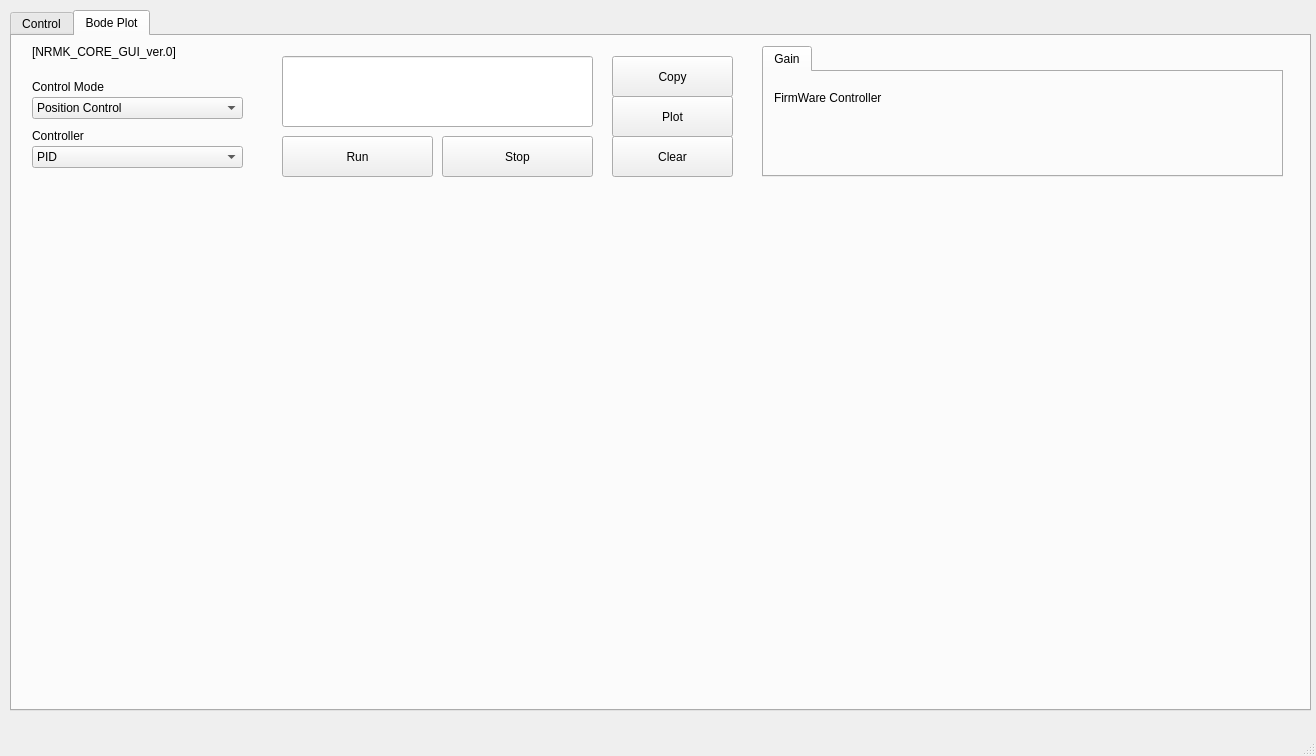
<?xml version="1.0" encoding="UTF-8"?>
<ui version="4.0">
 <class>plotNetworkData</class>
 <widget class="QMainWindow" name="plotNetworkData">
  <property name="geometry">
   <rect>
    <x>0</x>
    <y>0</y>
    <width>1316</width>
    <height>756</height>
   </rect>
  </property>
  <property name="windowTitle">
   <string>Plot Network Data</string>
  </property>
  <widget class="QWidget" name="centralwidget">
   <widget class="QTabWidget" name="tabWidget">
    <property name="geometry">
     <rect>
      <x>10</x>
      <y>10</y>
      <width>1301</width>
      <height>701</height>
     </rect>
    </property>
    <property name="currentIndex">
     <number>1</number>
    </property>
    <widget class="QWidget" name="Control_tab">
     <attribute name="title">
      <string>Control</string>
     </attribute>
     <widget class="QComboBox" name="lineStyleComboBox">
      <property name="geometry">
       <rect>
        <x>20</x>
        <y>161</y>
        <width>211</width>
        <height>21</height>
       </rect>
      </property>
      <property name="font">
       <font>
        <pointsize>9</pointsize>
       </font>
      </property>
      <item>
       <property name="text">
        <string>Pos_data Plot [deg]</string>
       </property>
      </item>
      <item>
       <property name="text">
        <string>Vel_data Plot [deg/s]</string>
       </property>
      </item>
      <item>
       <property name="text">
        <string>Tor_data Plot [Nm]</string>
       </property>
      </item>
     </widget>
     <widget class="QLabel" name="CrtlMode">
      <property name="geometry">
       <rect>
        <x>20</x>
        <y>40</y>
        <width>91</width>
        <height>21</height>
       </rect>
      </property>
      <property name="font">
       <font>
        <pointsize>9</pointsize>
       </font>
      </property>
      <property name="text">
       <string>Control Mode</string>
      </property>
     </widget>
     <widget class="QCustomPlot" name="customPlot" native="true">
      <property name="geometry">
       <rect>
        <x>0</x>
        <y>220</y>
        <width>1291</width>
        <height>451</height>
       </rect>
      </property>
     </widget>
     <widget class="QLabel" name="PlotType">
      <property name="geometry">
       <rect>
        <x>20</x>
        <y>140</y>
        <width>81</width>
        <height>21</height>
       </rect>
      </property>
      <property name="font">
       <font>
        <pointsize>9</pointsize>
       </font>
      </property>
      <property name="text">
       <string>Plot Type</string>
      </property>
     </widget>
     <widget class="QComboBox" name="plotTypeComboBox">
      <property name="geometry">
       <rect>
        <x>20</x>
        <y>61</y>
        <width>211</width>
        <height>22</height>
       </rect>
      </property>
      <property name="font">
       <font>
        <pointsize>9</pointsize>
       </font>
      </property>
      <property name="currentText">
       <string>Position Control</string>
      </property>
      <item>
       <property name="text">
        <string>Position Control</string>
       </property>
      </item>
      <item>
       <property name="text">
        <string>Velocity Control</string>
       </property>
      </item>
      <item>
       <property name="text">
        <string>Torque Control</string>
       </property>
      </item>
     </widget>
     <widget class="QPushButton" name="clearButton">
      <property name="geometry">
       <rect>
        <x>600</x>
        <y>120</y>
        <width>101</width>
        <height>61</height>
       </rect>
      </property>
      <property name="font">
       <font>
        <pointsize>9</pointsize>
       </font>
      </property>
      <property name="text">
       <string>Clear</string>
      </property>
     </widget>
     <widget class="QComboBox" name="ControllerComboBox">
      <property name="geometry">
       <rect>
        <x>20</x>
        <y>111</y>
        <width>211</width>
        <height>22</height>
       </rect>
      </property>
      <property name="font">
       <font>
        <pointsize>9</pointsize>
       </font>
      </property>
      <property name="currentText">
       <string>PID</string>
      </property>
      <item>
       <property name="text">
        <string>PID</string>
       </property>
      </item>
     </widget>
     <widget class="QLabel" name="Controller">
      <property name="geometry">
       <rect>
        <x>20</x>
        <y>90</y>
        <width>91</width>
        <height>21</height>
       </rect>
      </property>
      <property name="font">
       <font>
        <pointsize>9</pointsize>
       </font>
      </property>
      <property name="text">
       <string>Controller</string>
      </property>
     </widget>
     <widget class="QLabel" name="TargetValue">
      <property name="geometry">
       <rect>
        <x>270</x>
        <y>50</y>
        <width>91</width>
        <height>21</height>
       </rect>
      </property>
      <property name="font">
       <font>
        <pointsize>10</pointsize>
       </font>
      </property>
      <property name="text">
       <string>Target value:</string>
      </property>
     </widget>
     <widget class="QPushButton" name="runButton">
      <property name="geometry">
       <rect>
        <x>270</x>
        <y>140</y>
        <width>151</width>
        <height>41</height>
       </rect>
      </property>
      <property name="font">
       <font>
        <pointsize>9</pointsize>
       </font>
      </property>
      <property name="text">
       <string>Run</string>
      </property>
     </widget>
     <widget class="QPushButton" name="stopButton">
      <property name="geometry">
       <rect>
        <x>430</x>
        <y>140</y>
        <width>151</width>
        <height>41</height>
       </rect>
      </property>
      <property name="font">
       <font>
        <pointsize>9</pointsize>
       </font>
      </property>
      <property name="text">
       <string>Stop</string>
      </property>
     </widget>
     <widget class="QLabel" name="ActualValue">
      <property name="geometry">
       <rect>
        <x>270</x>
        <y>100</y>
        <width>91</width>
        <height>21</height>
       </rect>
      </property>
      <property name="font">
       <font>
        <pointsize>10</pointsize>
       </font>
      </property>
      <property name="text">
       <string>Actual value:</string>
      </property>
     </widget>
     <widget class="QLineEdit" name="Act_value">
      <property name="enabled">
       <bool>false</bool>
      </property>
      <property name="geometry">
       <rect>
        <x>370</x>
        <y>99</y>
        <width>211</width>
        <height>31</height>
       </rect>
      </property>
      <property name="font">
       <font>
        <pointsize>9</pointsize>
       </font>
      </property>
      <property name="inputMask">
       <string>000.000.000.000</string>
      </property>
      <property name="text">
       <string>...</string>
      </property>
     </widget>
     <widget class="QLineEdit" name="Tar_value">
      <property name="geometry">
       <rect>
        <x>370</x>
        <y>49</y>
        <width>211</width>
        <height>31</height>
       </rect>
      </property>
      <property name="text">
       <string/>
      </property>
     </widget>
     <widget class="QPushButton" name="setButton">
      <property name="geometry">
       <rect>
        <x>600</x>
        <y>50</y>
        <width>101</width>
        <height>61</height>
       </rect>
      </property>
      <property name="font">
       <font>
        <pointsize>9</pointsize>
       </font>
      </property>
      <property name="text">
       <string>Set</string>
      </property>
     </widget>
     <widget class="QTabWidget" name="tabWidget_2">
      <property name="geometry">
       <rect>
        <x>750</x>
        <y>10</y>
        <width>521</width>
        <height>191</height>
       </rect>
      </property>
      <property name="currentIndex">
       <number>0</number>
      </property>
      <widget class="QWidget" name="TCPIP">
       <attribute name="title">
        <string>TCP/IP</string>
       </attribute>
       <widget class="QGroupBox" name="groupBox_3">
        <property name="geometry">
         <rect>
          <x>10</x>
          <y>-10</y>
          <width>501</width>
          <height>161</height>
         </rect>
        </property>
        <property name="title">
         <string/>
        </property>
        <widget class="QLabel" name="IPaddress">
         <property name="geometry">
          <rect>
           <x>20</x>
           <y>50</y>
           <width>81</width>
           <height>16</height>
          </rect>
         </property>
         <property name="font">
          <font>
           <pointsize>10</pointsize>
          </font>
         </property>
         <property name="text">
          <string>IP Address:</string>
         </property>
        </widget>
        <widget class="QLabel" name="Port">
         <property name="geometry">
          <rect>
           <x>20</x>
           <y>100</y>
           <width>51</width>
           <height>16</height>
          </rect>
         </property>
         <property name="font">
          <font>
           <pointsize>10</pointsize>
          </font>
         </property>
         <property name="text">
          <string>Port:</string>
         </property>
        </widget>
        <widget class="QLineEdit" name="PortLabel">
         <property name="geometry">
          <rect>
           <x>100</x>
           <y>100</y>
           <width>201</width>
           <height>31</height>
          </rect>
         </property>
         <property name="text">
          <string/>
         </property>
        </widget>
        <widget class="QLineEdit" name="IPAddLabel">
         <property name="geometry">
          <rect>
           <x>100</x>
           <y>50</y>
           <width>201</width>
           <height>31</height>
          </rect>
         </property>
         <property name="text">
          <string/>
         </property>
        </widget>
        <widget class="QPushButton" name="saveButton">
         <property name="geometry">
          <rect>
           <x>370</x>
           <y>100</y>
           <width>111</width>
           <height>31</height>
          </rect>
         </property>
         <property name="font">
          <font>
           <pointsize>9</pointsize>
          </font>
         </property>
         <property name="text">
          <string>Save</string>
         </property>
        </widget>
        <widget class="QLineEdit" name="Saved">
         <property name="geometry">
          <rect>
           <x>370</x>
           <y>50</y>
           <width>111</width>
           <height>41</height>
          </rect>
         </property>
         <property name="text">
          <string/>
         </property>
        </widget>
        <widget class="QLabel" name="State_save">
         <property name="geometry">
          <rect>
           <x>320</x>
           <y>50</y>
           <width>41</width>
           <height>41</height>
          </rect>
         </property>
         <property name="font">
          <font>
           <pointsize>10</pointsize>
          </font>
         </property>
         <property name="text">
          <string>State:</string>
         </property>
        </widget>
       </widget>
      </widget>
      <widget class="QWidget" name="SSH">
       <attribute name="title">
        <string>SSH</string>
       </attribute>
       <widget class="QGroupBox" name="groupBox">
        <property name="geometry">
         <rect>
          <x>10</x>
          <y>-10</y>
          <width>501</width>
          <height>161</height>
         </rect>
        </property>
        <property name="title">
         <string/>
        </property>
        <widget class="QLabel" name="PasswordLabel">
         <property name="geometry">
          <rect>
           <x>20</x>
           <y>120</y>
           <width>101</width>
           <height>16</height>
          </rect>
         </property>
         <property name="font">
          <font>
           <pointsize>10</pointsize>
          </font>
         </property>
         <property name="text">
          <string>Password:</string>
         </property>
        </widget>
        <widget class="QLabel" name="StepIPLable">
         <property name="geometry">
          <rect>
           <x>20</x>
           <y>40</y>
           <width>81</width>
           <height>16</height>
          </rect>
         </property>
         <property name="font">
          <font>
           <pointsize>10</pointsize>
          </font>
         </property>
         <property name="text">
          <string>Step IP:</string>
         </property>
        </widget>
        <widget class="QLabel" name="UserIDLabel">
         <property name="geometry">
          <rect>
           <x>20</x>
           <y>80</y>
           <width>51</width>
           <height>16</height>
          </rect>
         </property>
         <property name="font">
          <font>
           <pointsize>10</pointsize>
          </font>
         </property>
         <property name="text">
          <string>User ID:</string>
         </property>
        </widget>
        <widget class="QPushButton" name="connectButton">
         <property name="geometry">
          <rect>
           <x>320</x>
           <y>110</y>
           <width>81</width>
           <height>41</height>
          </rect>
         </property>
         <property name="font">
          <font>
           <pointsize>9</pointsize>
          </font>
         </property>
         <property name="text">
          <string>Connect</string>
         </property>
        </widget>
        <widget class="QLineEdit" name="Password">
         <property name="geometry">
          <rect>
           <x>90</x>
           <y>120</y>
           <width>211</width>
           <height>31</height>
          </rect>
         </property>
         <property name="text">
          <string/>
         </property>
        </widget>
        <widget class="QLineEdit" name="UserID">
         <property name="geometry">
          <rect>
           <x>90</x>
           <y>80</y>
           <width>211</width>
           <height>31</height>
          </rect>
         </property>
         <property name="text">
          <string/>
         </property>
        </widget>
        <widget class="QLineEdit" name="StepIP">
         <property name="geometry">
          <rect>
           <x>90</x>
           <y>40</y>
           <width>211</width>
           <height>31</height>
          </rect>
         </property>
         <property name="text">
          <string/>
         </property>
        </widget>
        <widget class="QPushButton" name="disconnectButton">
         <property name="geometry">
          <rect>
           <x>410</x>
           <y>110</y>
           <width>81</width>
           <height>41</height>
          </rect>
         </property>
         <property name="font">
          <font>
           <pointsize>9</pointsize>
          </font>
         </property>
         <property name="text">
          <string>Disconnect</string>
         </property>
        </widget>
        <widget class="QLabel" name="State">
         <property name="geometry">
          <rect>
           <x>320</x>
           <y>50</y>
           <width>41</width>
           <height>41</height>
          </rect>
         </property>
         <property name="font">
          <font>
           <pointsize>10</pointsize>
          </font>
         </property>
         <property name="text">
          <string>State:</string>
         </property>
        </widget>
        <widget class="QLineEdit" name="ConnectionState">
         <property name="geometry">
          <rect>
           <x>370</x>
           <y>50</y>
           <width>121</width>
           <height>41</height>
          </rect>
         </property>
        </widget>
       </widget>
      </widget>
      <widget class="QWidget" name="Gain">
       <attribute name="title">
        <string>Gain</string>
       </attribute>
       <widget class="QStackedWidget" name="stackedWidget">
        <property name="geometry">
         <rect>
          <x>10</x>
          <y>10</y>
          <width>491</width>
          <height>141</height>
         </rect>
        </property>
        <property name="currentIndex">
         <number>1</number>
        </property>
        <widget class="QWidget" name="page">
         <widget class="QLabel" name="PIDpos">
          <property name="geometry">
           <rect>
            <x>0</x>
            <y>0</y>
            <width>161</width>
            <height>31</height>
           </rect>
          </property>
          <property name="text">
           <string>Position Control [PID]</string>
          </property>
         </widget>
         <widget class="QDoubleSpinBox" name="Kp_pos">
          <property name="geometry">
           <rect>
            <x>80</x>
            <y>60</y>
            <width>81</width>
            <height>31</height>
           </rect>
          </property>
         </widget>
         <widget class="QLabel" name="Kp_PIDpos">
          <property name="geometry">
           <rect>
            <x>40</x>
            <y>60</y>
            <width>31</width>
            <height>31</height>
           </rect>
          </property>
          <property name="text">
           <string>Kp :</string>
          </property>
         </widget>
         <widget class="QLabel" name="Kd_PIDpos">
          <property name="geometry">
           <rect>
            <x>340</x>
            <y>60</y>
            <width>31</width>
            <height>31</height>
           </rect>
          </property>
          <property name="text">
           <string>Kd :</string>
          </property>
         </widget>
         <widget class="QDoubleSpinBox" name="Kd_pos">
          <property name="geometry">
           <rect>
            <x>380</x>
            <y>60</y>
            <width>81</width>
            <height>31</height>
           </rect>
          </property>
         </widget>
         <widget class="QDoubleSpinBox" name="Ki_pos">
          <property name="geometry">
           <rect>
            <x>230</x>
            <y>60</y>
            <width>81</width>
            <height>31</height>
           </rect>
          </property>
         </widget>
         <widget class="QLabel" name="Ki_PIDpos">
          <property name="geometry">
           <rect>
            <x>190</x>
            <y>60</y>
            <width>31</width>
            <height>31</height>
           </rect>
          </property>
          <property name="text">
           <string>Ki :</string>
          </property>
         </widget>
        </widget>
        <widget class="QWidget" name="page_2">
         <widget class="QLabel" name="PIvel">
          <property name="geometry">
           <rect>
            <x>0</x>
            <y>0</y>
            <width>161</width>
            <height>31</height>
           </rect>
          </property>
          <property name="text">
           <string>Velocity Control [PI]</string>
          </property>
         </widget>
         <widget class="QLabel" name="Kp_PIvel">
          <property name="geometry">
           <rect>
            <x>90</x>
            <y>60</y>
            <width>31</width>
            <height>31</height>
           </rect>
          </property>
          <property name="text">
           <string>Kp :</string>
          </property>
         </widget>
         <widget class="QDoubleSpinBox" name="Kp_vel">
          <property name="geometry">
           <rect>
            <x>130</x>
            <y>60</y>
            <width>81</width>
            <height>31</height>
           </rect>
          </property>
         </widget>
         <widget class="QLabel" name="Ki_PIvel">
          <property name="geometry">
           <rect>
            <x>300</x>
            <y>60</y>
            <width>31</width>
            <height>31</height>
           </rect>
          </property>
          <property name="text">
           <string>Ki :</string>
          </property>
         </widget>
         <widget class="QDoubleSpinBox" name="Ki_vel">
          <property name="geometry">
           <rect>
            <x>340</x>
            <y>60</y>
            <width>81</width>
            <height>31</height>
           </rect>
          </property>
         </widget>
         <widget class="QCheckBox" name="DOB_option_PI">
          <property name="geometry">
           <rect>
            <x>380</x>
            <y>110</y>
            <width>111</width>
            <height>31</height>
           </rect>
          </property>
          <property name="text">
           <string>DOB option</string>
          </property>
         </widget>
        </widget>
        <widget class="QWidget" name="page_3">
         <widget class="QLabel" name="MPCvel">
          <property name="geometry">
           <rect>
            <x>0</x>
            <y>0</y>
            <width>171</width>
            <height>31</height>
           </rect>
          </property>
          <property name="text">
           <string>Velocity Control [MPC]</string>
          </property>
         </widget>
         <widget class="QCheckBox" name="DOB_option_MPC">
          <property name="geometry">
           <rect>
            <x>380</x>
            <y>110</y>
            <width>111</width>
            <height>31</height>
           </rect>
          </property>
          <property name="text">
           <string>DOB option</string>
          </property>
         </widget>
         <widget class="QLabel" name="Np">
          <property name="geometry">
           <rect>
            <x>40</x>
            <y>60</y>
            <width>31</width>
            <height>31</height>
           </rect>
          </property>
          <property name="text">
           <string>Np :</string>
          </property>
         </widget>
         <widget class="QDoubleSpinBox" name="Np_vel">
          <property name="geometry">
           <rect>
            <x>80</x>
            <y>60</y>
            <width>81</width>
            <height>31</height>
           </rect>
          </property>
         </widget>
         <widget class="QLabel" name="Nc">
          <property name="geometry">
           <rect>
            <x>190</x>
            <y>60</y>
            <width>31</width>
            <height>31</height>
           </rect>
          </property>
          <property name="text">
           <string>Nc :</string>
          </property>
         </widget>
         <widget class="QDoubleSpinBox" name="Nc_vel">
          <property name="geometry">
           <rect>
            <x>230</x>
            <y>60</y>
            <width>81</width>
            <height>31</height>
           </rect>
          </property>
         </widget>
         <widget class="QLabel" name="rw">
          <property name="geometry">
           <rect>
            <x>340</x>
            <y>60</y>
            <width>31</width>
            <height>31</height>
           </rect>
          </property>
          <property name="text">
           <string>rw :</string>
          </property>
         </widget>
         <widget class="QDoubleSpinBox" name="rw_vel">
          <property name="geometry">
           <rect>
            <x>380</x>
            <y>60</y>
            <width>81</width>
            <height>31</height>
           </rect>
          </property>
          <property name="singleStep">
           <double>1.000000000000000</double>
          </property>
         </widget>
        </widget>
        <widget class="QWidget" name="page_5">
         <widget class="QLabel" name="MPCDOBvel">
          <property name="geometry">
           <rect>
            <x>0</x>
            <y>0</y>
            <width>221</width>
            <height>31</height>
           </rect>
          </property>
          <property name="text">
           <string>Velocity Control [H-inf]</string>
          </property>
         </widget>
         <widget class="QCheckBox" name="DOB_option_Hinf">
          <property name="geometry">
           <rect>
            <x>380</x>
            <y>110</y>
            <width>111</width>
            <height>31</height>
           </rect>
          </property>
          <property name="text">
           <string>DOB option</string>
          </property>
         </widget>
        </widget>
        <widget class="QWidget" name="page_6">
         <widget class="QLabel" name="label_6">
          <property name="geometry">
           <rect>
            <x>0</x>
            <y>0</y>
            <width>141</width>
            <height>31</height>
           </rect>
          </property>
          <property name="text">
           <string>FirmWare Controller</string>
          </property>
         </widget>
        </widget>
       </widget>
      </widget>
     </widget>
     <widget class="QLabel" name="label">
      <property name="geometry">
       <rect>
        <x>20</x>
        <y>0</y>
        <width>181</width>
        <height>31</height>
       </rect>
      </property>
      <property name="text">
       <string>[NRMK_CORE_GUI_ver.0]</string>
      </property>
     </widget>
    </widget>
    <widget class="QWidget" name="BP_tab">
     <attribute name="title">
      <string>Bode Plot</string>
     </attribute>
     <widget class="QCustomPlot" name="MagPlot" native="true">
      <property name="geometry">
       <rect>
        <x>0</x>
        <y>150</y>
        <width>1291</width>
        <height>261</height>
       </rect>
      </property>
     </widget>
     <widget class="QTabWidget" name="tabWidget_3">
      <property name="geometry">
       <rect>
        <x>750</x>
        <y>10</y>
        <width>521</width>
        <height>131</height>
       </rect>
      </property>
      <property name="currentIndex">
       <number>0</number>
      </property>
      <widget class="QWidget" name="Gain_2">
       <attribute name="title">
        <string>Gain</string>
       </attribute>
       <widget class="QStackedWidget" name="stackedWidget_2">
        <property name="geometry">
         <rect>
          <x>10</x>
          <y>10</y>
          <width>491</width>
          <height>111</height>
         </rect>
        </property>
        <property name="currentIndex">
         <number>4</number>
        </property>
        <widget class="QWidget" name="page_4">
         <widget class="QLabel" name="PIDpos_2">
          <property name="geometry">
           <rect>
            <x>0</x>
            <y>0</y>
            <width>161</width>
            <height>31</height>
           </rect>
          </property>
          <property name="text">
           <string>Position Control [PID]</string>
          </property>
         </widget>
         <widget class="QDoubleSpinBox" name="Kp_pos_2">
          <property name="geometry">
           <rect>
            <x>80</x>
            <y>40</y>
            <width>81</width>
            <height>31</height>
           </rect>
          </property>
         </widget>
         <widget class="QLabel" name="Kp_PIDpos_2">
          <property name="geometry">
           <rect>
            <x>40</x>
            <y>40</y>
            <width>31</width>
            <height>31</height>
           </rect>
          </property>
          <property name="text">
           <string>Kp :</string>
          </property>
         </widget>
         <widget class="QLabel" name="Kd_PIDpos_2">
          <property name="geometry">
           <rect>
            <x>340</x>
            <y>40</y>
            <width>31</width>
            <height>31</height>
           </rect>
          </property>
          <property name="text">
           <string>Kd :</string>
          </property>
         </widget>
         <widget class="QDoubleSpinBox" name="Kd_pos_2">
          <property name="geometry">
           <rect>
            <x>380</x>
            <y>40</y>
            <width>81</width>
            <height>31</height>
           </rect>
          </property>
         </widget>
         <widget class="QDoubleSpinBox" name="Ki_pos_2">
          <property name="geometry">
           <rect>
            <x>230</x>
            <y>40</y>
            <width>81</width>
            <height>31</height>
           </rect>
          </property>
         </widget>
         <widget class="QLabel" name="Ki_PIDpos_2">
          <property name="geometry">
           <rect>
            <x>190</x>
            <y>40</y>
            <width>31</width>
            <height>31</height>
           </rect>
          </property>
          <property name="text">
           <string>Ki :</string>
          </property>
         </widget>
        </widget>
        <widget class="QWidget" name="page_7">
         <widget class="QLabel" name="PIvel_2">
          <property name="geometry">
           <rect>
            <x>0</x>
            <y>0</y>
            <width>161</width>
            <height>31</height>
           </rect>
          </property>
          <property name="text">
           <string>Velocity Control [PI]</string>
          </property>
         </widget>
         <widget class="QLabel" name="Kp_PIvel_2">
          <property name="geometry">
           <rect>
            <x>90</x>
            <y>40</y>
            <width>31</width>
            <height>31</height>
           </rect>
          </property>
          <property name="text">
           <string>Kp :</string>
          </property>
         </widget>
         <widget class="QDoubleSpinBox" name="Kp_vel_2">
          <property name="geometry">
           <rect>
            <x>130</x>
            <y>40</y>
            <width>81</width>
            <height>31</height>
           </rect>
          </property>
         </widget>
         <widget class="QLabel" name="Ki_PIvel_2">
          <property name="geometry">
           <rect>
            <x>300</x>
            <y>40</y>
            <width>31</width>
            <height>31</height>
           </rect>
          </property>
          <property name="text">
           <string>Ki :</string>
          </property>
         </widget>
         <widget class="QDoubleSpinBox" name="Ki_vel_2">
          <property name="geometry">
           <rect>
            <x>340</x>
            <y>40</y>
            <width>81</width>
            <height>31</height>
           </rect>
          </property>
         </widget>
         <widget class="QCheckBox" name="DOB_option_PI_2">
          <property name="geometry">
           <rect>
            <x>380</x>
            <y>110</y>
            <width>111</width>
            <height>31</height>
           </rect>
          </property>
          <property name="text">
           <string>DOB option</string>
          </property>
         </widget>
        </widget>
        <widget class="QWidget" name="page_8">
         <widget class="QLabel" name="MPCvel_2">
          <property name="geometry">
           <rect>
            <x>0</x>
            <y>0</y>
            <width>171</width>
            <height>31</height>
           </rect>
          </property>
          <property name="text">
           <string>Velocity Control [MPC]</string>
          </property>
         </widget>
         <widget class="QCheckBox" name="DOB_option_MPC_2">
          <property name="geometry">
           <rect>
            <x>380</x>
            <y>110</y>
            <width>111</width>
            <height>31</height>
           </rect>
          </property>
          <property name="text">
           <string>DOB option</string>
          </property>
         </widget>
         <widget class="QLabel" name="rw_2">
          <property name="geometry">
           <rect>
            <x>340</x>
            <y>40</y>
            <width>31</width>
            <height>31</height>
           </rect>
          </property>
          <property name="text">
           <string>rw :</string>
          </property>
         </widget>
         <widget class="QLabel" name="Np_2">
          <property name="geometry">
           <rect>
            <x>40</x>
            <y>40</y>
            <width>31</width>
            <height>31</height>
           </rect>
          </property>
          <property name="text">
           <string>Np :</string>
          </property>
         </widget>
         <widget class="QLabel" name="Nc_2">
          <property name="geometry">
           <rect>
            <x>190</x>
            <y>40</y>
            <width>31</width>
            <height>31</height>
           </rect>
          </property>
          <property name="text">
           <string>Nc :</string>
          </property>
         </widget>
         <widget class="QDoubleSpinBox" name="rw_vel_2">
          <property name="geometry">
           <rect>
            <x>380</x>
            <y>40</y>
            <width>81</width>
            <height>31</height>
           </rect>
          </property>
          <property name="singleStep">
           <double>1.000000000000000</double>
          </property>
         </widget>
         <widget class="QDoubleSpinBox" name="Np_vel_2">
          <property name="geometry">
           <rect>
            <x>80</x>
            <y>40</y>
            <width>81</width>
            <height>31</height>
           </rect>
          </property>
         </widget>
         <widget class="QDoubleSpinBox" name="Nc_vel_2">
          <property name="geometry">
           <rect>
            <x>230</x>
            <y>40</y>
            <width>81</width>
            <height>31</height>
           </rect>
          </property>
         </widget>
        </widget>
        <widget class="QWidget" name="page_9">
         <widget class="QLabel" name="MPCDOBvel_2">
          <property name="geometry">
           <rect>
            <x>0</x>
            <y>0</y>
            <width>221</width>
            <height>31</height>
           </rect>
          </property>
          <property name="text">
           <string>Velocity Control [H-inf]</string>
          </property>
         </widget>
         <widget class="QCheckBox" name="DOB_option_Hinf_2">
          <property name="geometry">
           <rect>
            <x>380</x>
            <y>110</y>
            <width>111</width>
            <height>31</height>
           </rect>
          </property>
          <property name="text">
           <string>DOB option</string>
          </property>
         </widget>
        </widget>
        <widget class="QWidget" name="page_10">
         <widget class="QLabel" name="label_7">
          <property name="geometry">
           <rect>
            <x>0</x>
            <y>0</y>
            <width>141</width>
            <height>31</height>
           </rect>
          </property>
          <property name="text">
           <string>FirmWare Controller</string>
          </property>
         </widget>
        </widget>
       </widget>
      </widget>
     </widget>
     <widget class="QComboBox" name="plotTypeComboBox_2">
      <property name="geometry">
       <rect>
        <x>20</x>
        <y>61</y>
        <width>211</width>
        <height>22</height>
       </rect>
      </property>
      <property name="font">
       <font>
        <pointsize>9</pointsize>
       </font>
      </property>
      <property name="currentText">
       <string>Position Control</string>
      </property>
      <item>
       <property name="text">
        <string>Position Control</string>
       </property>
      </item>
      <item>
       <property name="text">
        <string>Velocity Control</string>
       </property>
      </item>
      <item>
       <property name="text">
        <string>Torque Control</string>
       </property>
      </item>
     </widget>
     <widget class="QLabel" name="CrtlMode_2">
      <property name="geometry">
       <rect>
        <x>20</x>
        <y>40</y>
        <width>91</width>
        <height>21</height>
       </rect>
      </property>
      <property name="font">
       <font>
        <pointsize>9</pointsize>
       </font>
      </property>
      <property name="text">
       <string>Control Mode</string>
      </property>
     </widget>
     <widget class="QLabel" name="Controller_2">
      <property name="geometry">
       <rect>
        <x>20</x>
        <y>89</y>
        <width>91</width>
        <height>21</height>
       </rect>
      </property>
      <property name="font">
       <font>
        <pointsize>9</pointsize>
       </font>
      </property>
      <property name="text">
       <string>Controller</string>
      </property>
     </widget>
     <widget class="QComboBox" name="ControllerComboBox_2">
      <property name="geometry">
       <rect>
        <x>20</x>
        <y>110</y>
        <width>211</width>
        <height>22</height>
       </rect>
      </property>
      <property name="font">
       <font>
        <pointsize>9</pointsize>
       </font>
      </property>
      <property name="currentText">
       <string>PID</string>
      </property>
      <item>
       <property name="text">
        <string>PID</string>
       </property>
      </item>
     </widget>
     <widget class="QPushButton" name="clearButton_2">
      <property name="geometry">
       <rect>
        <x>600</x>
        <y>100</y>
        <width>121</width>
        <height>41</height>
       </rect>
      </property>
      <property name="font">
       <font>
        <pointsize>9</pointsize>
       </font>
      </property>
      <property name="text">
       <string>Clear</string>
      </property>
     </widget>
     <widget class="QPushButton" name="plotButton">
      <property name="geometry">
       <rect>
        <x>600</x>
        <y>60</y>
        <width>121</width>
        <height>41</height>
       </rect>
      </property>
      <property name="font">
       <font>
        <pointsize>9</pointsize>
       </font>
      </property>
      <property name="text">
       <string>Plot</string>
      </property>
     </widget>
     <widget class="QCustomPlot" name="PhasePlot" native="true">
      <property name="geometry">
       <rect>
        <x>0</x>
        <y>410</y>
        <width>1291</width>
        <height>261</height>
       </rect>
      </property>
     </widget>
     <widget class="QLineEdit" name="State_2">
      <property name="geometry">
       <rect>
        <x>270</x>
        <y>20</y>
        <width>311</width>
        <height>71</height>
       </rect>
      </property>
     </widget>
     <widget class="QPushButton" name="runButton_2">
      <property name="geometry">
       <rect>
        <x>270</x>
        <y>100</y>
        <width>151</width>
        <height>41</height>
       </rect>
      </property>
      <property name="font">
       <font>
        <pointsize>9</pointsize>
       </font>
      </property>
      <property name="text">
       <string>Run</string>
      </property>
     </widget>
     <widget class="QPushButton" name="stopButton_2">
      <property name="geometry">
       <rect>
        <x>430</x>
        <y>100</y>
        <width>151</width>
        <height>41</height>
       </rect>
      </property>
      <property name="font">
       <font>
        <pointsize>9</pointsize>
       </font>
      </property>
      <property name="text">
       <string>Stop</string>
      </property>
     </widget>
     <widget class="QPushButton" name="copyButton">
      <property name="geometry">
       <rect>
        <x>600</x>
        <y>20</y>
        <width>121</width>
        <height>41</height>
       </rect>
      </property>
      <property name="font">
       <font>
        <pointsize>9</pointsize>
       </font>
      </property>
      <property name="text">
       <string>Copy</string>
      </property>
     </widget>
     <widget class="QLabel" name="label_2">
      <property name="geometry">
       <rect>
        <x>20</x>
        <y>0</y>
        <width>181</width>
        <height>31</height>
       </rect>
      </property>
      <property name="text">
       <string>[NRMK_CORE_GUI_ver.0]</string>
      </property>
     </widget>
    </widget>
   </widget>
  </widget>
  <widget class="QMenuBar" name="menubar">
   <property name="geometry">
    <rect>
     <x>0</x>
     <y>0</y>
     <width>1316</width>
     <height>22</height>
    </rect>
   </property>
  </widget>
  <widget class="QStatusBar" name="statusbar"/>
 </widget>
 <customwidgets>
  <customwidget>
   <class>QCustomPlot</class>
   <extends>QWidget</extends>
   <header>qcustomplot.h</header>
   <container>1</container>
  </customwidget>
 </customwidgets>
 <resources/>
 <connections/>
</ui>
